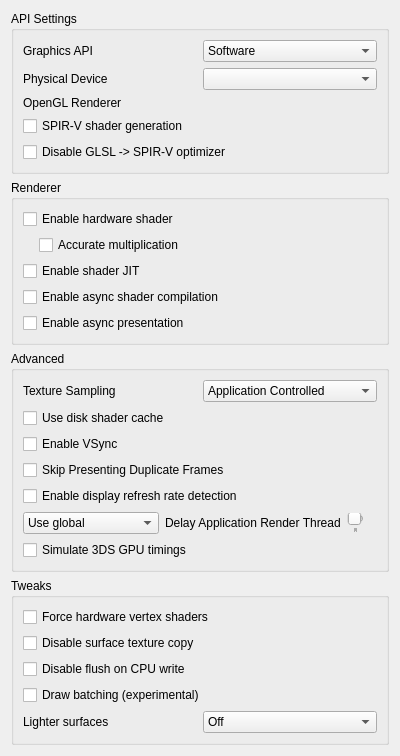
<?xml version="1.0" encoding="UTF-8"?>
<ui version="4.0">
 <class>ConfigureGraphics</class>
 <widget class="QWidget" name="ConfigureGraphics">
  <property name="geometry">
   <rect>
    <x>0</x>
    <y>0</y>
    <width>400</width>
    <height>559</height>
   </rect>
  </property>
  <property name="minimumSize">
   <size>
    <width>0</width>
    <height>0</height>
   </size>
  </property>
  <property name="accessibleName">
   <string>Graphics</string>
  </property>
  <layout class="QVBoxLayout" name="verticalLayout">
   <item>
    <widget class="QGroupBox" name="apiBox">
     <property name="title">
      <string>API Settings</string>
     </property>
     <layout class="QVBoxLayout" name="verticalLayout_3">
      <item>
       <widget class="QWidget" name="graphics_api_group" native="true">
        <layout class="QHBoxLayout" name="graphics_api_group_2">
         <property name="leftMargin">
          <number>0</number>
         </property>
         <property name="topMargin">
          <number>0</number>
         </property>
         <property name="rightMargin">
          <number>0</number>
         </property>
         <property name="bottomMargin">
          <number>0</number>
         </property>
         <item>
          <widget class="QLabel" name="graphics_api_label">
           <property name="text">
            <string>Graphics API</string>
           </property>
          </widget>
         </item>
         <item>
          <widget class="QComboBox" name="graphics_api_combo">
           <item>
            <property name="text">
             <string>Software</string>
            </property>
           </item>
           <item>
            <property name="text">
             <string notr="true">OpenGL</string>
            </property>
           </item>
           <item>
            <property name="text">
             <string notr="true">Vulkan</string>
            </property>
           </item>
          </widget>
         </item>
        </layout>
       </widget>
      </item>
      <item>
       <widget class="QWidget" name="physical_device_group" native="true">
        <layout class="QHBoxLayout" name="physical_device_group_2">
         <property name="leftMargin">
          <number>0</number>
         </property>
         <property name="topMargin">
          <number>0</number>
         </property>
         <property name="rightMargin">
          <number>0</number>
         </property>
         <property name="bottomMargin">
          <number>0</number>
         </property>
         <item>
          <widget class="QLabel" name="physical_device_label">
           <property name="text">
            <string>Physical Device</string>
           </property>
          </widget>
         </item>
         <item>
          <widget class="QComboBox" name="physical_device_combo"/>
         </item>
        </layout>
       </widget>
      </item>
      <item>
       <widget class="QWidget" name="opengl_renderer_group" native="true">
        <layout class="QHBoxLayout" name="opengl_renderer_group_2">
         <property name="leftMargin">
          <number>0</number>
         </property>
         <property name="topMargin">
          <number>0</number>
         </property>
         <property name="rightMargin">
          <number>0</number>
         </property>
         <property name="bottomMargin">
          <number>0</number>
         </property>
         <item>
          <widget class="QLabel" name="opengl_renderer_label">
           <property name="text">
            <string>OpenGL Renderer</string>
           </property>
          </widget>
         </item>
         <item>
          <widget class="QLabel" name="opengl_renderer_name_label"/>
         </item>
        </layout>
       </widget>
      </item>
      <item>
       <widget class="QCheckBox" name="spirv_shader_gen">
        <property name="text">
         <string>SPIR-V shader generation</string>
        </property>
       </widget>
      </item>
      <item>
       <widget class="QCheckBox" name="disable_spirv_optimizer">
        <property name="text">
         <string>Disable GLSL -> SPIR-V optimizer</string>
        </property>
        <property name="toolTip">
         <string>&lt;html&gt;&lt;head/&gt;&lt;body&gt;&lt;p&gt;Disables the SPIR-V optimization pass, reducing stuttering considerably while barely affecting performance.&lt;/p&gt;&lt;/body&gt;&lt;/html&gt;</string>
        </property>
       </widget>
      </item>
     </layout>
    </widget>
   </item>
   <item>
    <widget class="QGroupBox" name="rendererBox">
     <property name="title">
      <string>Renderer</string>
     </property>
     <layout class="QVBoxLayout" name="verticalLayout_6">
      <item>
       <widget class="QWidget" name="hw_renderer_group" native="true">
        <layout class="QVBoxLayout" name="verticalLayout_5">
         <property name="leftMargin">
          <number>0</number>
         </property>
         <property name="topMargin">
          <number>0</number>
         </property>
         <property name="rightMargin">
          <number>0</number>
         </property>
         <property name="bottomMargin">
          <number>0</number>
         </property>
         <item>
          <widget class="QCheckBox" name="toggle_hw_shader">
           <property name="toolTip">
            <string>&lt;html&gt;&lt;head/&gt;&lt;body&gt;&lt;p&gt;Use the selected graphics API to accelerate shader emulation.&lt;/p&gt;&lt;p&gt;Requires a relatively powerful GPU for better performance.&lt;/p&gt;&lt;/body&gt;&lt;/html&gt;</string>
           </property>
           <property name="text">
            <string>Enable hardware shader</string>
           </property>
          </widget>
         </item>
         <item>
          <widget class="QWidget" name="hw_shader_group" native="true">
           <layout class="QVBoxLayout" name="verticalLayout_7">
            <property name="leftMargin">
             <number>16</number>
            </property>
            <property name="topMargin">
             <number>0</number>
            </property>
            <property name="rightMargin">
             <number>0</number>
            </property>
            <property name="bottomMargin">
             <number>0</number>
            </property>
            <item>
             <widget class="QCheckBox" name="toggle_accurate_mul">
              <property name="toolTip">
               <string>&lt;html&gt;&lt;head/&gt;&lt;body&gt;&lt;p&gt;Correctly handle all edge cases in multiplication operation in shaders. &lt;/p&gt;&lt;p&gt;Some applications require this to be enabled for the hardware shader to render properly.&lt;/p&gt;&lt;p&gt;However this would reduce performance in most applications.&lt;/p&gt;&lt;/body&gt;&lt;/html&gt;</string>
              </property>
              <property name="text">
               <string>Accurate multiplication</string>
              </property>
             </widget>
            </item>
           </layout>
          </widget>
         </item>
        </layout>
       </widget>
      </item>
      <item>
       <widget class="QCheckBox" name="toggle_shader_jit">
        <property name="toolTip">
         <string>&lt;html&gt;&lt;head/&gt;&lt;body&gt;&lt;p&gt;Use the JIT engine instead of the interpreter for software shader emulation. &lt;/p&gt;&lt;p&gt;Enable this for better performance.&lt;/p&gt;&lt;/body&gt;&lt;/html&gt;</string>
        </property>
        <property name="text">
         <string>Enable shader JIT</string>
        </property>
       </widget>
      </item>
      <item>
       <widget class="QCheckBox" name="toggle_async_shaders">
        <property name="toolTip">
         <string>&lt;html&gt;&lt;head/&gt;&lt;body&gt;&lt;p&gt;Compile shaders using background threads to avoid shader compilation stutter. Expect temporary graphical glitches&lt;/p&gt;&lt;/body&gt;&lt;/html&gt;</string>
        </property>
        <property name="text">
         <string>Enable async shader compilation</string>
        </property>
       </widget>
      </item>
      <item>
       <widget class="QCheckBox" name="toggle_async_present">
        <property name="toolTip">
         <string>&lt;html&gt;&lt;head/&gt;&lt;body&gt;&lt;p&gt;Perform presentation on separate threads. Improves performance when using Vulkan in most applications. Adds ~1 frame of input lag.&lt;/p&gt;&lt;/body&gt;&lt;/html&gt;</string>
        </property>
        <property name="text">
         <string>Enable async presentation</string>
        </property>
       </widget>
      </item>
     </layout>
    </widget>
   </item>
   <item>
    <widget class="QGroupBox" name="groupBox">
     <property name="title">
      <string>Advanced</string>
     </property>
     <layout class="QVBoxLayout" name="verticalLayout_2">
      <item>
       <widget class="QWidget" name="widget_texture_sampling" native="true">
        <layout class="QHBoxLayout" name="horizontalLayout_2">
         <property name="leftMargin">
          <number>0</number>
         </property>
         <property name="topMargin">
          <number>0</number>
         </property>
         <property name="rightMargin">
          <number>0</number>
         </property>
         <property name="bottomMargin">
          <number>0</number>
         </property>
         <item>
          <widget class="QLabel" name="texture_sampling_label">
           <property name="toolTip">
            <string>&lt;html&gt;&lt;head/&gt;&lt;body&gt;&lt;p&gt;Overrides the sampling filter used by applications. This can be useful in certain cases with poorly behaved applications when upscaling. If unsure, set this to Application Controlled&lt;/p&gt;&lt;/body&gt;&lt;/html&gt;</string>
           </property>
           <property name="text">
            <string>Texture Sampling</string>
           </property>
          </widget>
         </item>
         <item>
          <widget class="QComboBox" name="texture_sampling_combobox">
           <item>
            <property name="text">
             <string>Application Controlled</string>
            </property>
           </item>
           <item>
            <property name="text">
             <string>Nearest Neighbor</string>
            </property>
           </item>
           <item>
            <property name="text">
             <string>Linear</string>
            </property>
           </item>
          </widget>
         </item>
        </layout>
       </widget>
      </item>
      <item>
       <widget class="QCheckBox" name="toggle_disk_shader_cache">
        <property name="toolTip">
         <string>&lt;html&gt;&lt;head/&gt;&lt;body&gt;&lt;p&gt;Reduce stuttering by storing and loading generated shaders to disk.&lt;/p&gt;&lt;/body&gt;&lt;/html&gt;</string>
        </property>
        <property name="text">
         <string>Use disk shader cache</string>
        </property>
       </widget>
      </item>
      <item>
       <widget class="QCheckBox" name="toggle_vsync">
        <property name="toolTip">
         <string>&lt;html&gt;&lt;head/&gt;&lt;body&gt;&lt;p&gt;VSync prevents the screen from tearing, but some graphics cards have lower performance with VSync enabled. Keep it enabled if you don't notice a performance difference.&lt;/p&gt;&lt;/body&gt;&lt;/html&gt;</string>
        </property>
        <property name="text">
         <string>Enable VSync</string>
        </property>
       </widget>
      </item>
      <item>
       <widget class="QCheckBox" name="toggle_skip_duplicate_frames">
        <property name="toolTip">
         <string>&lt;html&gt;&lt;head/&gt;&lt;body&gt;&lt;p&gt;This detects and skips the presentation of frames that are not unique.  It also allows external frame generation tools to work correctly with 30fps games. Works in OpenGL and Vulkan.&lt;/p&gt;&lt;/body&gt;&lt;/html&gt;</string>
        </property>
        <property name="text">
         <string>Skip Presenting Duplicate Frames</string>
        </property>
       </widget>
      </item>
      <item>
       <widget class="QCheckBox" name="toggle_display_refresh_rate_detection">
        <property name="toolTip">
         <string>&lt;html&gt;&lt;head/&gt;&lt;body&gt;&lt;p&gt;When enabled, this setting detects when the refresh rate of the screen is below that of the 3DS, and when it is, disables VSync automatically to avoid emulation speed being forced below 100%.&lt;/p&gt;&lt;/body&gt;&lt;/html&gt;</string>
        </property>
        <property name="text">
         <string>Enable display refresh rate detection</string>
        </property>
       </widget>
      </item>
      <item>
        <widget class="QWidget" name="delay_render_layout" native="true">
          <layout class="QHBoxLayout" name="delay_render_layout_inner">
            <property name="leftMargin">
              <number>0</number>
            </property>
            <property name="topMargin">
              <number>0</number>
            </property>
            <property name="rightMargin">
              <number>0</number>
            </property>
            <property name="bottomMargin">
              <number>0</number>
            </property>
            <item>
              <widget class="QComboBox" name="delay_render_combo">
                <item>
                  <property name="text">
                    <string>Use global</string>
                  </property>
                </item>
                <item>
                  <property name="text">
                    <string>Use per-application</string>
                  </property>
                </item>
              </widget>
            </item>
            <item>
              <widget class="QLabel" name="label_delay_render">
                <property name="text">
                  <string>Delay Application Render Thread</string>
                </property>
                <property name="toolTip">
                  <string>&lt;html&gt;&lt;head/&gt;&lt;body&gt;&lt;p&gt;Delays the emulated application render thread the specified amount of milliseconds every time it submits render commands to the GPU.&lt;/p&gt;&lt;p&gt;Adjust this feature in the (very few) dynamic framerate applications to fix performance issues.&lt;/p&gt;&lt;/body&gt;&lt;/html&gt;</string>
                </property>
              </widget>
            </item>
            <item>
              <widget class="QSlider" name="delay_render_slider">
                <property name="minimum">
                  <number>0</number>
                </property>
                <property name="maximum">
                  <number>65000</number>
                </property>
                <property name="singleStep">
                  <number>100</number>
                </property>
                <property name="pageStep">
                  <number>250</number>
                </property>
                <property name="value">
                  <number>0</number>
                </property>
                <property name="orientation">
                  <enum>Qt::Horizontal</enum>
                </property>
                <property name="tickPosition">
                  <enum>QSlider::TicksBelow</enum>
                </property>
              </widget>
            </item>
            <item>
              <widget class="QLabel" name="delay_render_display_label">
                <property name="text">
                  <string/>
                </property>
                <property name="alignment">
                  <set>Qt::AlignRight|Qt::AlignTrailing|Qt::AlignVCenter</set>
                </property>
              </widget>
            </item>
          </layout>
        </widget>
      </item>
     <item>
       <widget class="QCheckBox" name="simulate_3ds_gpu_timings">
        <property name="toolTip">
         <string>&lt;html&gt;&lt;head/&gt;&lt;body&gt;&lt;p&gt;Delays GPU completion events based on measurements taken from real hardware, so that games have more realistic GPU time measurements. Helps stabilize dynamic FPS games. Disabling this feature may improve performance in some rare cases at the cost of stability.&lt;/p&gt;&lt;/body&gt;&lt;/html&gt;</string>
        </property>
        <property name="text">
         <string>Simulate 3DS GPU timings</string>
        </property>
       </widget>
      </item>
     </layout>
    </widget>
   </item>
   <item>
    <widget class="QGroupBox" name="tweaksBox">
     <property name="title">
      <string>Tweaks</string>
     </property>
     <layout class="QVBoxLayout" name="tweaksLayout">
     <item>
      <widget class="QCheckBox" name="force_hw_vertex_shaders">
       <property name="toolTip">
        <string>Never uses the slow software vertex shader path. Draws that cannot run on the GPU are skipped. May give a performance boost, but can cause missing graphics.</string>
       </property>
       <property name="text">
        <string>Force hardware vertex shaders</string>
       </property>
      </widget>
     </item>
     <item>
      <widget class="QCheckBox" name="disable_surface_texture_copy">
       <property name="toolTip">
        <string>Skips texture copies when no cached source exists. May give a small performance boost, but can cause graphical bugs.</string>
       </property>
       <property name="text">
        <string>Disable surface texture copy</string>
       </property>
      </widget>
     </item>
     <item>
      <widget class="QCheckBox" name="disable_flush_cpu_write">
       <property name="toolTip">
        <string>Skips flushing cached surfaces on tiny CPU writes. May reduce stutter, but can cause graphical bugs.</string>
       </property>
       <property name="text">
        <string>Disable flush on CPU write</string>
       </property>
      </widget>
     </item>
     <item>
      <widget class="QCheckBox" name="vk_draw_batching">
       <property name="toolTip">
        <string>Vulkan only. Merges consecutive draw calls that use identical state into one, reducing CPU and driver overhead. If you see missing or distorted geometry, turn this off.</string>
       </property>
       <property name="text">
        <string>Draw batching (experimental)</string>
       </property>
      </widget>
     </item>
     <item>
      <widget class="QWidget" name="widget_lighter_surfaces" native="true">
       <layout class="QHBoxLayout" name="lighter_surfaces_layout">
        <property name="leftMargin">
         <number>0</number>
        </property>
        <property name="topMargin">
         <number>0</number>
        </property>
        <property name="rightMargin">
         <number>0</number>
        </property>
        <property name="bottomMargin">
         <number>0</number>
        </property>
        <item>
         <widget class="QLabel" name="lighter_surfaces_label">
          <property name="toolTip">
           <string>Vulkan only, experimental. Skips storage usage most games don't need, so the GPU can compress surfaces and use less memory bandwidth. "No shadows" turns shadow effects off. "With shadows" keeps them, with a brief hitch the first time one appears.</string>
          </property>
          <property name="text">
           <string>Lighter surfaces</string>
          </property>
         </widget>
        </item>
        <item>
         <widget class="QComboBox" name="lighter_surfaces_combobox">
          <item>
           <property name="text">
            <string>Off</string>
           </property>
          </item>
          <item>
           <property name="text">
            <string>Lighter, no shadows</string>
           </property>
          </item>
          <item>
           <property name="text">
            <string>Lighter, with shadows</string>
           </property>
          </item>
         </widget>
        </item>
       </layout>
      </widget>
     </item>
    </layout>
    </widget>
   </item>
   <item>
    <spacer name="verticalSpacer">
     <property name="orientation">
      <enum>Qt::Vertical</enum>
     </property>
     <property name="sizeHint" stdset="0">
      <size>
       <width>20</width>
       <height>270</height>
      </size>
     </property>
    </spacer>
   </item>
  </layout>
 </widget>
 <tabstops>
  <tabstop>toggle_accurate_mul</tabstop>
  <tabstop>toggle_shader_jit</tabstop>
  <tabstop>toggle_disk_shader_cache</tabstop>
  <tabstop>toggle_vsync</tabstop>
 </tabstops>
 <resources/>
 <connections/>
</ui>
